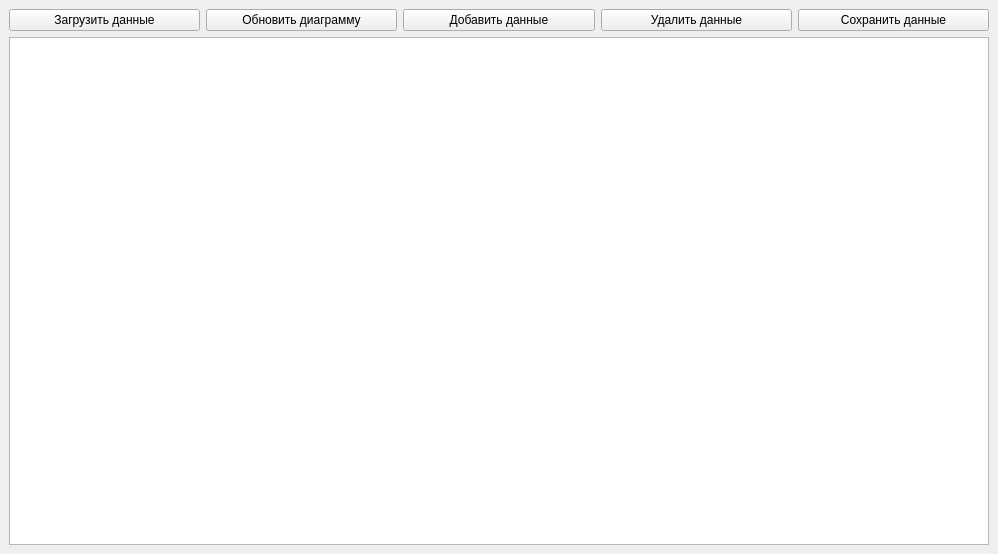
<?xml version="1.0" encoding="UTF-8"?>
<ui version="4.0">
 <class>MainWindow</class>
 <widget class="QMainWindow" name="MainWindow">
  <property name="geometry">
   <rect>
    <x>0</x>
    <y>0</y>
    <width>998</width>
    <height>554</height>
   </rect>
  </property>
  <property name="windowTitle">
   <string>Студенты и Диаграммы</string>
  </property>
  <widget class="QWidget" name="centralwidget">
   <layout class="QVBoxLayout" name="verticalLayout">
    <item>
     <layout class="QHBoxLayout" name="buttonLayout">
      <item>
       <widget class="QPushButton" name="loadDataButton">
        <property name="text">
         <string>Загрузить данные</string>
        </property>
       </widget>
      </item>
      <item>
       <widget class="QPushButton" name="buildChartsButton">
        <property name="text">
         <string>Обновить диаграмму</string>
        </property>
       </widget>
      </item>
      <item>
       <widget class="QPushButton" name="addDataButton">
        <property name="text">
         <string>Добавить данные</string>
        </property>
       </widget>
      </item>
      <item>
       <widget class="QPushButton" name="deleteDataButton">
        <property name="text">
         <string>Удалить данные</string>
        </property>
       </widget>
      </item>
      <item>
       <widget class="QPushButton" name="saveDataButton">
        <property name="text">
         <string>Сохранить данные</string>
        </property>
       </widget>
      </item>
     </layout>
    </item>
    <item>
     <widget class="QTableView" name="tableView"/>
    </item>
    <item>
     <layout class="QHBoxLayout" name="chartsLayout">
      <item>
       <layout class="QVBoxLayout" name="chartLayout1"/>
      </item>
      <item>
       <layout class="QVBoxLayout" name="chartLayout2"/>
      </item>
     </layout>
    </item>
   </layout>
  </widget>
 </widget>
 <resources/>
 <connections/>
</ui>
